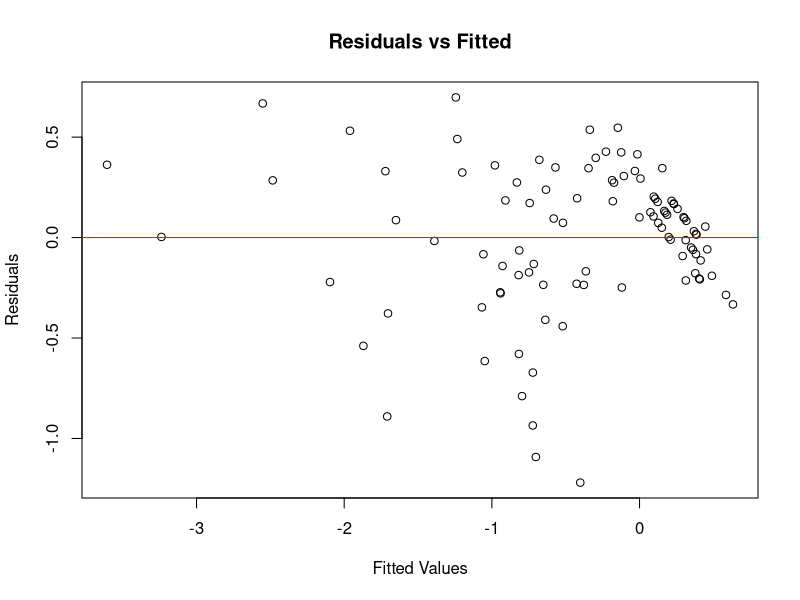
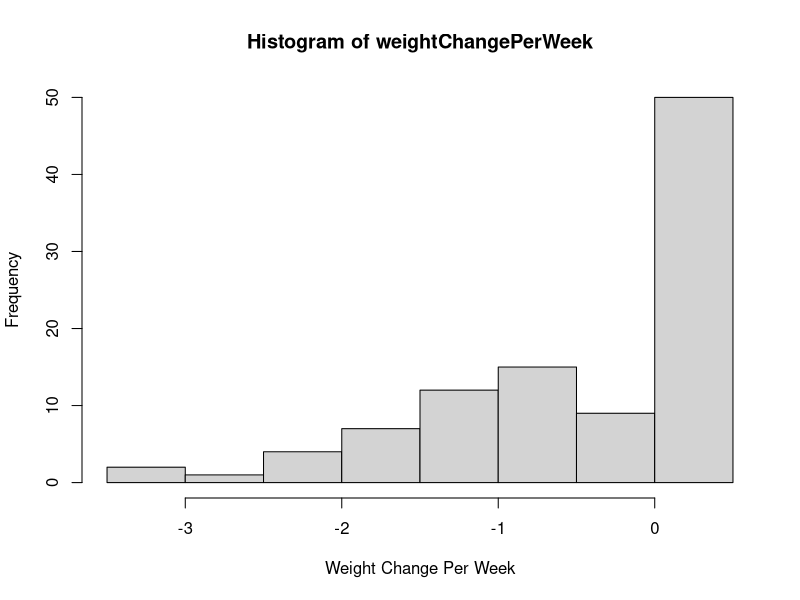
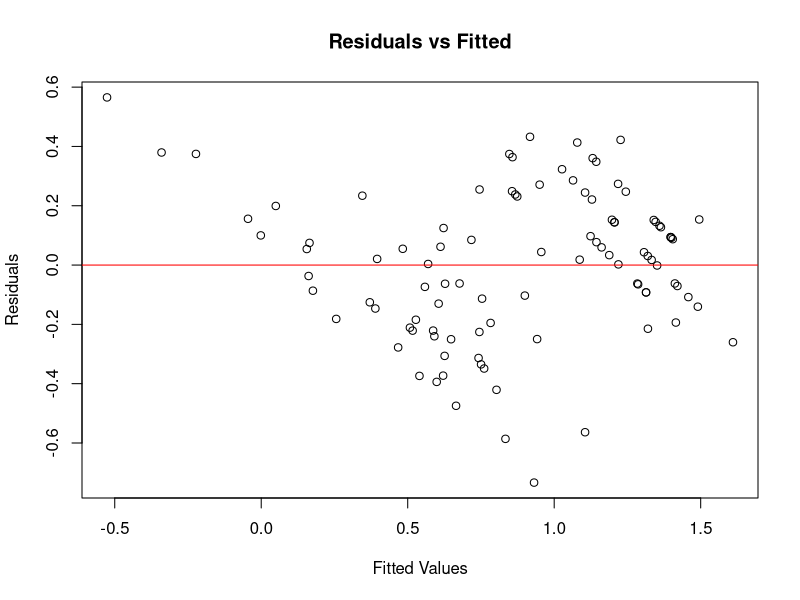
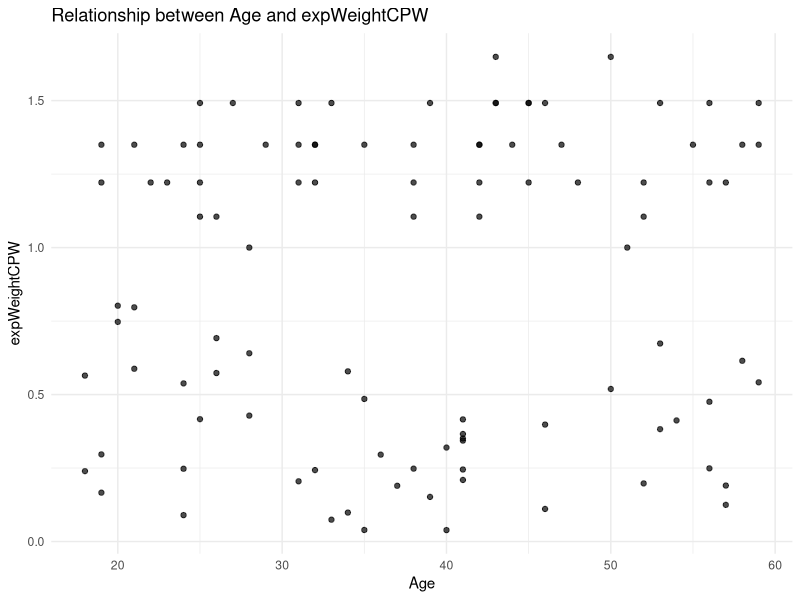
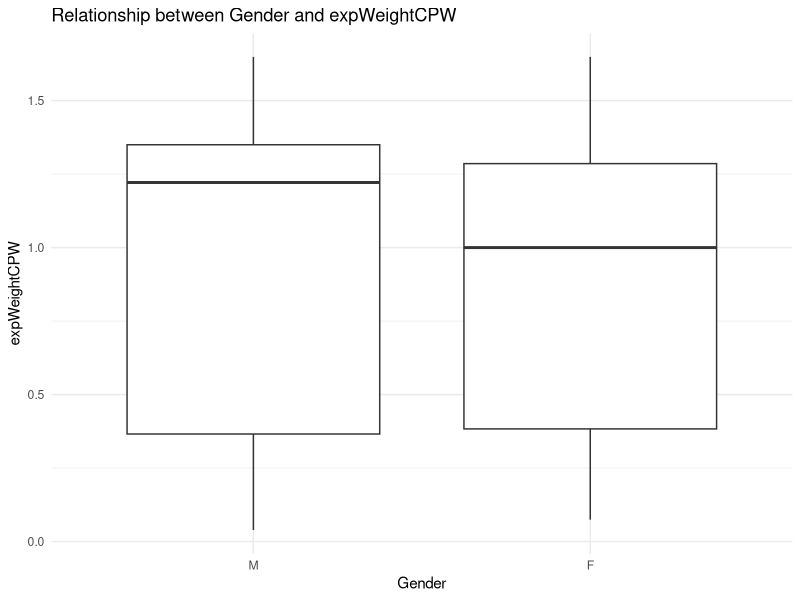
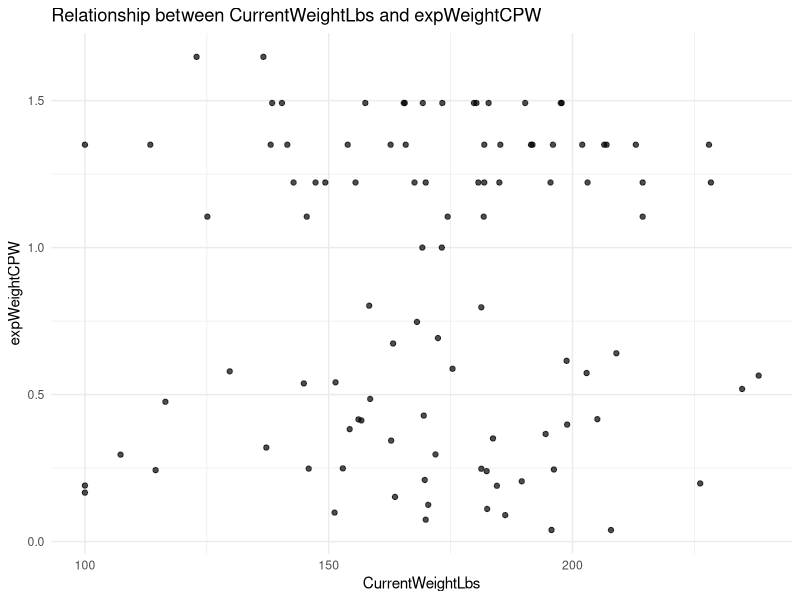
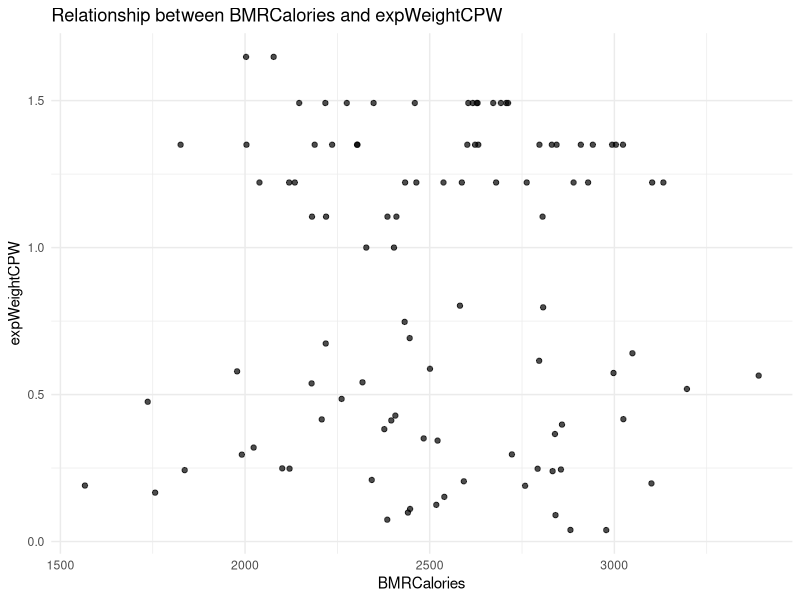
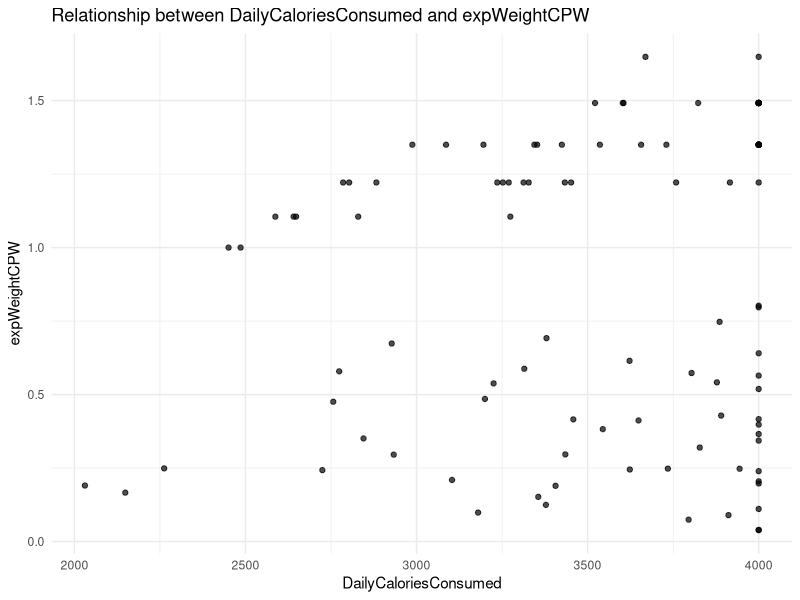

Generate these figures, in order, with R:
## ---- chunk 1
library(leaps)
library(dplyr)
library(ggplot2)
library(car)
library(reshape2)
## ---- chunk 2
weightData <- read.table("weight_change_dataset.csv", header=TRUE, sep=",")
head(weightData)
## ---- chunk 3

#we treate sleep quality and stress level treat as continuous variables since the levels have a meaningful progression or rank (e.g., increasing physical effort or impact on health).

cleanWeight <- weightData %>%
  mutate(
    Sleep.Quality = case_when(
      Sleep.Quality == "Excellent" ~ 4,
      Sleep.Quality == "Good" ~ 3,
      Sleep.Quality == "Fair" ~ 2,
      Sleep.Quality == "Poor" ~ 1
    )
  )


colnames(cleanWeight) <- c(
  "ParticipantID", "Age", "Gender", 
  "CurrentWeightLbs", "BMRCalories", "DailyCaloriesConsumed", 
  "DailyCaloricSurplusDeficit", "WeightChangeLbs", "DurationWeeks", 
  "PhysicalActivityLevel", "SleepQuality", "StressLevel", 
  "FinalWeightLbs"
)

# Convert categorical variables into factors
cleanWeight <- cleanWeight %>%
  mutate(
    Gender = factor(Gender, levels = c("M", "F"))
  )

#make ratio by weight and duration
#by gradescope suggestion 3

cleanWeight <- cleanWeight %>%
  mutate(weightChangePerWeek = WeightChangeLbs / DurationWeeks) %>%
  select(-ParticipantID, -WeightChangeLbs, -DurationWeeks)

head(cleanWeight)
## ---- chunk 4
model <- lm(weightChangePerWeek ~ ., data = cleanWeight)
plot(model$fitted.values, residuals(model), 
     main = "Residuals vs Fitted",
     xlab = "Fitted Values", 
     ylab = "Residuals")
abline(h = 0, col = "red")
## ---- chunk 5
hist(cleanWeight$weightChangePerWeek, 
     main = "Histogram of weightChangePerWeek", 
     xlab = "Weight Change Per Week")
## ---- chunk 6
model <- lm(exp(weightChangePerWeek) ~ ., data = cleanWeight)
plot(model$fitted.values, residuals(model), 
     main = "Residuals vs Fitted",
     xlab = "Fitted Values", 
     ylab = "Residuals")
abline(h = 0, col = "red")
## ---- chunk 7
expWeight <- cleanWeight %>%
  mutate(expWeightCPW = exp(weightChangePerWeek)) %>%
  subset(select = -c(weightChangePerWeek) )
## ---- chunk 8
covariates <- c("Age", "Gender", "CurrentWeightLbs", "BMRCalories", 
                "DailyCaloriesConsumed", "DailyCaloricSurplusDeficit", 
                "PhysicalActivityLevel", "SleepQuality", "StressLevel", "FinalWeightLbs")

plots <- lapply(covariates, function(covariate) {
  if (is.numeric(expWeight[[covariate]])) {
    ggplot(expWeight, aes(x = expWeight[[covariate]], y = expWeightCPW)) +
      geom_point(alpha = 0.7) +
      labs(title = paste("Relationship between", covariate, "and expWeightCPW"),
           x = covariate, y = "expWeightCPW") +
      theme_minimal()
  } else {
    ggplot(expWeight, aes(x = expWeight[[covariate]], y = expWeightCPW)) +
      geom_boxplot() +
      labs(title = paste("Relationship between", covariate, "and expWeightCPW"),
           x = covariate, y = "expWeightCPW") +
      theme_minimal()
  }
})

plots
## ---- chunk 9
numeric_data <- expWeight %>%
  select(where(is.numeric))

# Compute correlation matrix
cor_matrix <- cor(numeric_data, use = "complete.obs")

# Melt the correlation matrix for visualization
cor_melt <- melt(cor_matrix)

# Create the heatmap
ggplot(cor_melt, aes(x = Var1, y = Var2, fill = value)) +
  geom_tile() +
  geom_text(aes(label = round(value, 2)), color = "black", size = 3) +
  scale_fill_gradient2(low = "blue", high = "red", mid = "white", midpoint = 0, 
                       limit = c(-1, 1), space = "Lab", name = "Correlation") +
  theme_minimal() +
  theme(axis.text.x = element_text(angle = 45, hjust = 1)) +
  labs(title = "Correlation Heatmap with Values", x = "", y = "")
## ---- chunk 10
vif_model <- lm(expWeightCPW ~ ., data = expWeight)

# Calculate VIF
vif_values <- vif(vif_model)

# Print VIF values
print(vif_values)
## ---- chunk 11
#Incredible High VIF mulicolinearly so delete one vairable
expWeight <- expWeight %>%
  select(-DailyCaloriesConsumed)


vif_model <- lm(expWeightCPW ~ ., data = expWeight)

# Calculate VIF
vif_values <- vif(vif_model)

# Print VIF values
print(vif_values)
## ---- chunk 12
expWeight <- expWeight %>%
  select(-BMRCalories)


vif_model <- lm(expWeightCPW ~ ., data = expWeight)

# Calculate VIF
vif_values <- vif(vif_model)

# Print VIF values
print(vif_values)
## ---- chunk 13
expWeight <- expWeight %>%
  select(-FinalWeightLbs)


vif_model <- lm(expWeightCPW ~ ., data = expWeight)

# Calculate VIF
vif_values <- vif(vif_model)

# Print VIF values
print(vif_values)
## ---- chunk 14
regAll <- lm(expWeightCPW ~ .,  expWeight)
summary(regAll)
## ---- chunk 15
regAll %>%
  ggplot(aes(x = regAll$fitted.values , y = regAll$residuals)) +
  geom_point() +
   labs(title = "Residuals vs. Fitted value",
       x = "fitted values", y = "residuals")
## ---- chunk 16
ggplot(expWeight, aes(x = as.factor(PhysicalActivityLevel), y = expWeightCPW, fill = as.factor(PhysicalActivityLevel))) +
  geom_boxplot() +
  labs(title = "Boxplot of Weight Change Per Week by Physical Activity Level",
       x = "Physical Activity Level",
       y = "Weight Change Per Week") +
  scale_fill_brewer(palette = "Blues") +
  theme_minimal()
## ---- chunk 17
newCleanWeight <- expWeight

newCleanWeight$PhysicalActivityLevel <- as.character(newCleanWeight$PhysicalActivityLevel) 
newCleanWeight$PhysicalActivityLevel[newCleanWeight$PhysicalActivityLevel %in% c("Sedentary", "Lightly Active")] <- "low Activity"
newCleanWeight$PhysicalActivityLevel[newCleanWeight$PhysicalActivityLevel %in% c("Moderately Active", "Very Active")] <- "high Activity"

newCleanWeight$PhysicalActivityLevel <- as.factor(newCleanWeight$PhysicalActivityLevel)

regAll <- lm(expWeightCPW ~ .,  newCleanWeight)
summary(regAll)
## ---- chunk 18
regfull <- lm(expWeightCPW ~ DailyCaloricSurplusDeficit + SleepQuality +  StressLevel + Age + Gender + CurrentWeightLbs + PhysicalActivityLevel,  newCleanWeight)
summary(regfull)
## ---- chunk 19

regfull %>%
  ggplot(aes(x = regfull$fitted.values , y = regfull$residuals)) +
  geom_point() +
   labs(title = "Residuals vs. Fitted value",
       x = "fitted values", y = "residuals")
## ---- chunk 20
reg6 <- lm(expWeightCPW ~ DailyCaloricSurplusDeficit + SleepQuality +  StressLevel + Age + Gender + CurrentWeightLbs,  newCleanWeight)
summary(reg6)
## ---- chunk 21
reg6 %>%
  ggplot(aes(x = reg6$fitted.values , y = reg6$residuals)) +
  geom_point() +
   labs(title = "Residuals vs. Fitted value",
       x = "fitted values", y = "residuals")
## ---- chunk 22
reg5<- lm(expWeightCPW ~ DailyCaloricSurplusDeficit + SleepQuality +  StressLevel + Age + Gender,  newCleanWeight)
summary(reg5)
## ---- chunk 23
reg5 %>%
  ggplot(aes(x = reg5$fitted.values , y = reg5$residuals)) +
  geom_point() +
   labs(title = "Residuals vs. Fitted value",
       x = "fitted values", y = "residuals")
## ---- chunk 24
reg4<- lm(expWeightCPW ~ DailyCaloricSurplusDeficit + SleepQuality +  StressLevel + Gender,  newCleanWeight)
summary(reg4)
## ---- chunk 25
reg4 %>%
  ggplot(aes(x = reg4$fitted.values , y = reg4$residuals)) +
  geom_point() +
   labs(title = "Residuals vs. Fitted value",
       x = "fitted values", y = "residuals")
## ---- chunk 26
reg3<- lm(expWeightCPW ~ DailyCaloricSurplusDeficit + SleepQuality +  StressLevel,  newCleanWeight)
summary(reg3)
## ---- chunk 27
ggplot(reg3, aes(x = reg3$fitted.values, y = reg3$residuals)) +
  geom_point() +
  labs(title = "Residuals vs. Fitted value",
       x = "Fitted Value", y = "Residuals") +
  theme_minimal()

## ---- chunk 28
ggplot(newCleanWeight, aes(x = DailyCaloricSurplusDeficit, y = expWeightCPW, color = as.factor(SleepQuality))) +
  geom_point() +
  geom_smooth(method = "lm", se = FALSE) +
  labs(title = "PhysicalActivityLevel and SleepQuality",
       x = "Daily Caloric Surplus Deficit",
       y = "Weight Change Per Week")
## ---- chunk 29
ggplot(newCleanWeight, aes(x = DailyCaloricSurplusDeficit, y = expWeightCPW, color = as.factor(StressLevel))) +
  geom_point() +
  geom_smooth(method = "lm", se = FALSE) +
  labs(title = "PhysicalActivityLevel and Stress Level",
       x = "Daily Caloric Surplus Deficit",
       y = "Weight Change Per Week")
## ---- chunk 30
ggplot(newCleanWeight, aes(x = StressLevel, y = expWeightCPW, color = as.factor(SleepQuality))) +
  geom_point() +
  geom_smooth(method = "lm", se = FALSE) +
  labs(title = "PhysicalActivityLevel and Stress Level",
       x = "Stress Level",
       y = "Weight Change Per Week")
## ---- chunk 31
regLab_inter1 <- lm(exp(expWeightCPW) ~ DailyCaloricSurplusDeficit * SleepQuality + StressLevel,  newCleanWeight)
summary(regLab_inter1)
## ---- chunk 32
regLab_inter2 <- lm(exp(expWeightCPW) ~ DailyCaloricSurplusDeficit * StressLevel +  SleepQuality,  newCleanWeight)
summary(regLab_inter2)
## ---- chunk 33
regLab_inter3 <- lm(exp(expWeightCPW) ~ DailyCaloricSurplusDeficit + StressLevel*SleepQuality,  newCleanWeight)
summary(regLab_inter3)
## ---- chunk 34
ggplot(data = cleanWeight, aes(x = SleepQuality, y = weightChangePerWeek)) +
  geom_point() +
  labs(title = "Linear vs Quadratic Fit", x = "Sleep Quality", y = "weight Change Per Week")
## ---- chunk 35
ggplot(data = cleanWeight, aes(x = StressLevel, y = weightChangePerWeek)) +
  geom_point() +
  labs(title = "Linear vs Quadratic Fit", x = "Stress Level", y = "weight Change Per Week")
## ---- chunk 36
ggplot(data = cleanWeight, aes(x = DailyCaloricSurplusDeficit, y = weightChangePerWeek)) +
  geom_point() +
  labs(title = "Linear vs Quadratic Fit", x = "Daily Caloric Surplus Deficit", y = "weight Change Per Week")
## ---- chunk 37
n = 100
MS_full <- sum(residuals(regfull)^2) / (n - length(coef(regfull))) 
k <- length(coef(reg3))
rss_p = sum(residuals(reg3)^2)
cp <- rss_p/MS_full -n+2*k

paste0("Mallow Cp: ", cp)
## ---- chunk 38
X = cbind(1, newCleanWeight$DailyCaloricSurplusDeficit, newCleanWeight$SleepQuality, newCleanWeight$StressLevel)
P = X %*% solve(t(X)%*%X, t(X))
ros = (2*(4+1))/length(newCleanWeight$DailyCaloricSurplusDeficit)
plot(newCleanWeight$DailyCaloricSurplusDeficit, hatvalues(reg3), xlab="Index i", ylab="Hat value", ylim=c(0,0.15))
abline(h=ros, lty=2, col="red")
## ---- chunk 39
n = nrow(cleanWeight)
squared_errors <- numeric(n)

# Perform LOOCV
for (i in 1:n) {
  train_data <- cleanWeight[-i, ]
  test_data <- cleanWeight[i, , drop = FALSE]
  predicted <- predict(reg3, newdata = test_data)
  squared_errors[i] <- (test_data$weightChangePerWeek - log(predicted))^2
}

loocv_mse <- mean(squared_errors)
cat("LOOCV Mean Squared Error:", loocv_mse, "\n")
## ---- chunk 40
summary(reg3)

plot(reg3$fitted.values, residuals(reg3), 
     main = "Residuals vs Fitted",
     xlab = "Fitted Values", 
     ylab = "Residuals")
abline(h = 0, col = "red")
## ---- chunk 41
plot(reg3)
